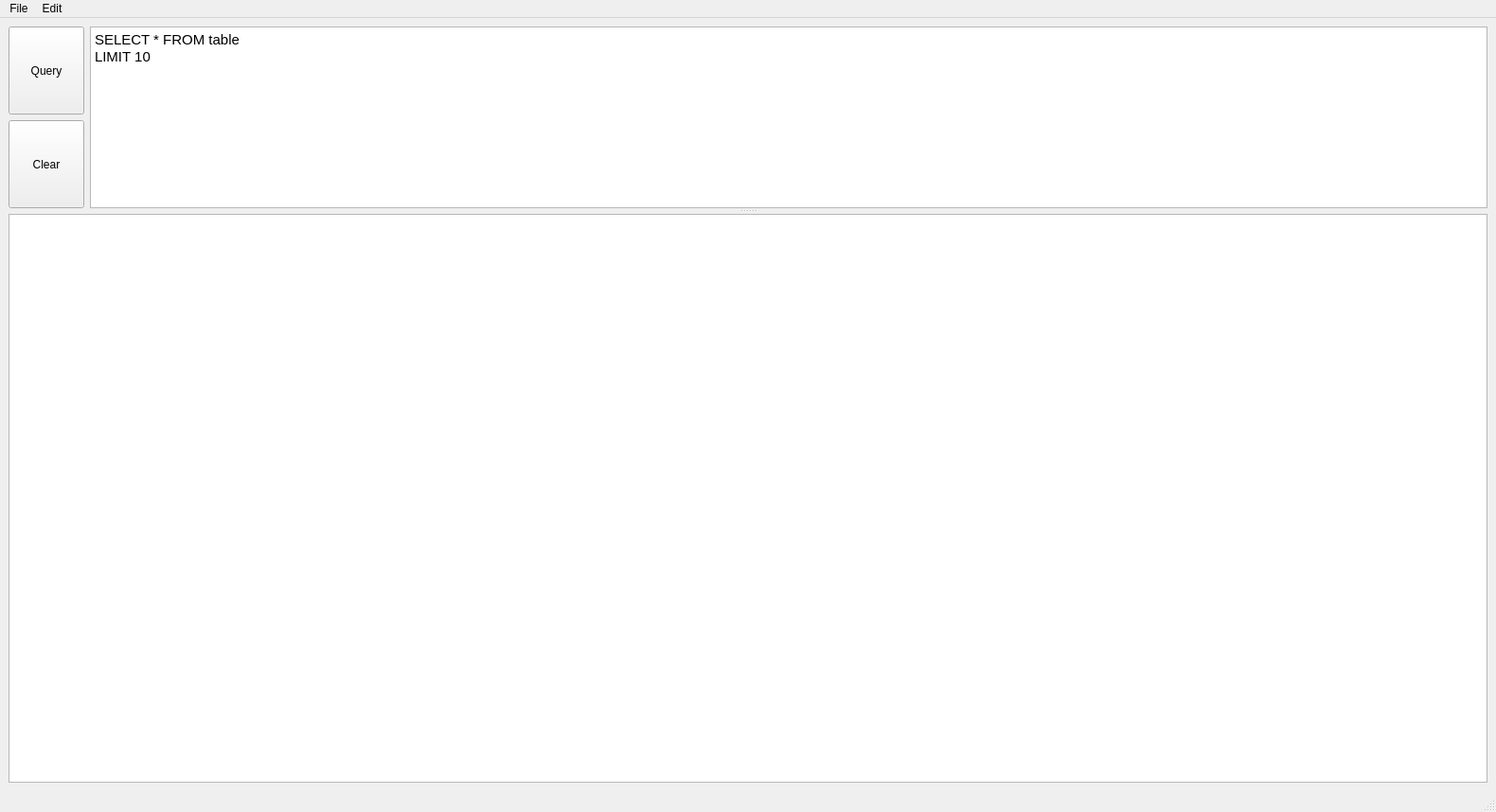
<?xml version="1.0" encoding="UTF-8"?>
<ui version="4.0">
 <class>sqlExplorer</class>
 <widget class="QMainWindow" name="sqlExplorer">
  <property name="geometry">
   <rect>
    <x>0</x>
    <y>0</y>
    <width>1580</width>
    <height>858</height>
   </rect>
  </property>
  <property name="windowTitle">
   <string>sqlExplorer</string>
  </property>
  <widget class="QWidget" name="centralwidget">
   <layout class="QVBoxLayout" name="verticalLayout_2">
    <item>
     <widget class="QSplitter" name="splitter">
      <property name="orientation">
       <enum>Qt::Vertical</enum>
      </property>
      <property name="handleWidth">
       <number>6</number>
      </property>
      <widget class="QWidget" name="">
       <layout class="QHBoxLayout" name="horizontalLayout">
        <item>
         <layout class="QVBoxLayout" name="verticalLayout">
          <item>
           <widget class="QPushButton" name="queryButton">
            <property name="sizePolicy">
             <sizepolicy hsizetype="Minimum" vsizetype="Preferred">
              <horstretch>0</horstretch>
              <verstretch>0</verstretch>
             </sizepolicy>
            </property>
            <property name="text">
             <string>Query</string>
            </property>
           </widget>
          </item>
          <item>
           <widget class="QPushButton" name="clearTextButton">
            <property name="sizePolicy">
             <sizepolicy hsizetype="Minimum" vsizetype="Preferred">
              <horstretch>0</horstretch>
              <verstretch>0</verstretch>
             </sizepolicy>
            </property>
            <property name="text">
             <string>Clear</string>
            </property>
           </widget>
          </item>
         </layout>
        </item>
        <item>
         <widget class="QTextEdit" name="queryEditor">
          <property name="sizePolicy">
           <sizepolicy hsizetype="Expanding" vsizetype="Preferred">
            <horstretch>0</horstretch>
            <verstretch>1</verstretch>
           </sizepolicy>
          </property>
          <property name="html">
           <string>&lt;!DOCTYPE HTML PUBLIC &quot;-//W3C//DTD HTML 4.0//EN&quot; &quot;http://www.w3.org/TR/REC-html40/strict.dtd&quot;&gt;
&lt;html&gt;&lt;head&gt;&lt;meta name=&quot;qrichtext&quot; content=&quot;1&quot; /&gt;&lt;meta charset=&quot;utf-8&quot; /&gt;&lt;style type=&quot;text/css&quot;&gt;
p, li { white-space: pre-wrap; }
hr { height: 1px; border-width: 0; }
li.unchecked::marker { content: &quot;\2610&quot;; }
li.checked::marker { content: &quot;\2612&quot;; }
&lt;/style&gt;&lt;/head&gt;&lt;body style=&quot; font-family:'Ubuntu'; font-size:11pt; font-weight:400; font-style:normal;&quot;&gt;
&lt;p style=&quot; margin-top:0px; margin-bottom:0px; margin-left:0px; margin-right:0px; -qt-block-indent:0; text-indent:0px;&quot;&gt;SELECT * FROM table&lt;/p&gt;
&lt;p style=&quot; margin-top:0px; margin-bottom:0px; margin-left:0px; margin-right:0px; -qt-block-indent:0; text-indent:0px;&quot;&gt;LIMIT 10&lt;/p&gt;&lt;/body&gt;&lt;/html&gt;</string>
          </property>
         </widget>
        </item>
       </layout>
      </widget>
      <widget class="QTableView" name="resultsView">
       <property name="sizePolicy">
        <sizepolicy hsizetype="Expanding" vsizetype="Expanding">
         <horstretch>0</horstretch>
         <verstretch>3</verstretch>
        </sizepolicy>
       </property>
      </widget>
     </widget>
    </item>
   </layout>
  </widget>
  <widget class="QStatusBar" name="statusbar"/>
  <widget class="QMenuBar" name="menubar">
   <property name="geometry">
    <rect>
     <x>0</x>
     <y>0</y>
     <width>1580</width>
     <height>22</height>
    </rect>
   </property>
   <widget class="QMenu" name="menuSQL_Helper">
    <property name="title">
     <string>File</string>
    </property>
   </widget>
   <widget class="QMenu" name="menuEdit">
    <property name="title">
     <string>Edit</string>
    </property>
   </widget>
   <addaction name="menuSQL_Helper"/>
   <addaction name="menuEdit"/>
  </widget>
 </widget>
 <resources/>
 <connections/>
</ui>
